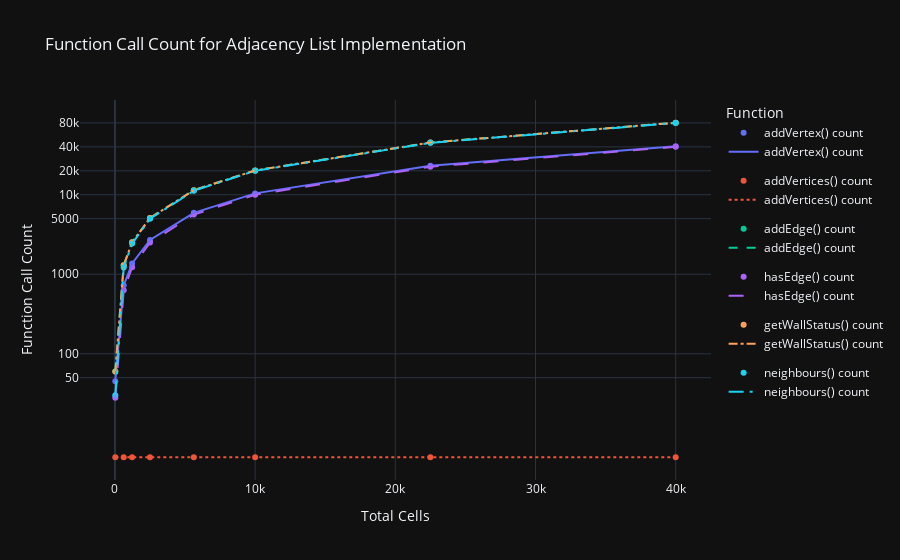

Notebook code for this chart:
### Code cell
# Desired functions
functions = ['addVertex() count', 'addVertices() count', 'addEdge() count', 'hasEdge() count', 'getWallStatus() count', 'neighbours() count']

# Line styles and widths for each function
line_styles = ['solid', 'dot', 'dash', 'longdash', 'dashdot', 'longdashdot', '5px 10px 2px 2px', '10% 20% 40%']
line_widths = [2, 2, 2, 2, 2, 2, 2, 2]

# Create a scatter plot
fig_scatter = px.scatter(
    data_frame=adjListFunctionsDF,
    x='totalCells',
    y=functions,
    labels={'totalCells': 'Total Cells', 'addVertex() count': 'addVertex() count', 'addVertices() count': 'addVertices() count', 'addEdge() count': 'addEdge() count', 'hasEdge() count': 'hasEdge() count', 'getWallStatus() count': 'getWallStatus() count', 'neighbours() count': 'neighbours() count'},
    title='Total Cells vs. Average Runtime for Selected Adjacency Matrix Functions',
)

# Create a line plot with different line styles and widths
fig_line = px.line(
    data_frame=adjListFunctionsDF,
    x='totalCells',
    y=functions,
    labels={'totalCells': 'Total Cells', 'addVertex() count': 'addVertex() count', 'addVertices() count': 'addVertices() count', 'addEdge() count': 'addEdge() count', 'hasEdge() count': 'hasEdge() count', 'getWallStatus() count': 'getWallStatus() count', 'neighbours() count': 'neighbours() count'},
)

# Combine the scatter and line plots
fig_combine = go.Figure(data=fig_scatter.data + fig_line.data)

# Line styles and widths for each trace
for i, trace in enumerate(fig_combine.data[len(functions):]):
    trace.line.dash = line_styles[i]
    trace.line.width = line_widths[i]

# Update layout with logarithmic y-axis and scientific notation
fig_combine.update_layout(
    template='plotly_dark',
    title='Function Call Count for Adjacency List Implementation',
    xaxis_title='Total Cells',
    yaxis_title='Function Call Count',
    legend_title='Function',
    yaxis_type='log',
    yaxis_tickvals=[0, 1, 50, 100, 1000, 5000, 10000, 20000, 40000, 80000],  # tick values
    hoverlabel=dict(namelength=-1)
)

fig_combine.show()

### Figure 1 — Plotly figure (JSON) as saved in the notebook; plotly's stock layout.template omitted (floating-point values rounded to 4 significant figures)
{"data": [{"hovertemplate": "variable=addVertex() count<br>Total Cells=%{x}<br>value=%{y}<extra></extra>", "legendgroup": "addVertex() count", "marker": {"color": "#636efa", "symbol": "circle"}, "mode": "markers", "name": "addVertex() count", "orientation": "v", "showlegend": true, "type": "scatter", "x": [25, 625, 1225, 2500, 5625, 10000, 22500, 40000], "xaxis": "x", "y": [45, 725, 1365, 2700, 5925, 10400, 23100, 40800], "yaxis": "y"}, {"hovertemplate": "variable=addVertices() count<br>Total Cells=%{x}<br>value=%{y}<extra></extra>", "legendgroup": "addVertices() count", "marker": {"color": "#EF553B", "symbol": "circle"}, "mode": "markers", "name": "addVertices() count", "orientation": "v", "showlegend": true, "type": "scatter", "x": [25, 625, 1225, 2500, 5625, 10000, 22500, 40000], "xaxis": "x", "y": [5, 5, 5, 5, 5, 5, 5, 5], "yaxis": "y"}, {"hovertemplate": "variable=addEdge() count<br>Total Cells=%{x}<br>value=%{y}<extra></extra>", "legendgroup": "addEdge() count", "marker": {"color": "#00cc96", "symbol": "circle"}, "mode": "markers", "name": "addEdge() count", "orientation": "v", "showlegend": true, "type": "scatter", "x": [25, 625, 1225, 2500, 5625, 10000, 22500, 40000], "xaxis": "x", "y": [60, 1300, 2520, 5100, 11400, 20200, 45300, 80400], "yaxis": "y"}, {"hovertemplate": "variable=hasEdge() count<br>Total Cells=%{x}<br>value=%{y}<extra></extra>", "legendgroup": "hasEdge() count", "marker": {"color": "#ab63fa", "symbol": "circle"}, "mode": "markers", "name": "hasEdge() count", "orientation": "v", "showlegend": true, "type": "scatter", "x": [25, 625, 1225, 2500, 5625, 10000, 22500, 40000], "xaxis": "x", "y": [28, 628, 1228, 2503, 5628, 10003, 22503, 40003], "yaxis": "y"}, {"hovertemplate": "variable=getWallStatus() count<br>Total Cells=%{x}<br>value=%{y}<extra></extra>", "legendgroup": "getWallStatus() count", "marker": {"color": "#FFA15A", "symbol": "circle"}, "mode": "markers", "name": "getWallStatus() count", "orientation": "v", "showlegend": true, "type": "scatter", "x": [25, 625, 1225, 2500, 5625, 10000, 22500, 40000], "xaxis": "x", "y": [60, 1300, 2520, 5100, 11400, 20200, 45300, 80400], "yaxis": "y"}, {"hovertemplate": "variable=neighbours() count<br>Total Cells=%{x}<br>value=%{y}<extra></extra>", "legendgroup": "neighbours() count", "marker": {"color": "#19d3f3", "symbol": "circle"}, "mode": "markers", "name": "neighbours() count", "orientation": "v", "showlegend": true, "type": "scatter", "x": [25, 625, 1225, 2500, 5625, 10000, 22500, 40000], "xaxis": "x", "y": [30, 1213, 2432, 4988, 11222, 19968, 44938, 79920], "yaxis": "y"}, {"hovertemplate": "variable=addVertex() count<br>Total Cells=%{x}<br>value=%{y}<extra></extra>", "legendgroup": "addVertex() count", "line": {"color": "#636efa", "dash": "solid", "width": 2}, "marker": {"symbol": "circle"}, "mode": "lines", "name": "addVertex() count", "orientation": "v", "showlegend": true, "type": "scatter", "x": [25, 625, 1225, 2500, 5625, 10000, 22500, 40000], "xaxis": "x", "y": [45, 725, 1365, 2700, 5925, 10400, 23100, 40800], "yaxis": "y"}, {"hovertemplate": "variable=addVertices() count<br>Total Cells=%{x}<br>value=%{y}<extra></extra>", "legendgroup": "addVertices() count", "line": {"color": "#EF553B", "dash": "dot", "width": 2}, "marker": {"symbol": "circle"}, "mode": "lines", "name": "addVertices() count", "orientation": "v", "showlegend": true, "type": "scatter", "x": [25, 625, 1225, 2500, 5625, 10000, 22500, 40000], "xaxis": "x", "y": [5, 5, 5, 5, 5, 5, 5, 5], "yaxis": "y"}, {"hovertemplate": "variable=addEdge() count<br>Total Cells=%{x}<br>value=%{y}<extra></extra>", "legendgroup": "addEdge() count", "line": {"color": "#00cc96", "dash": "dash", "width": 2}, "marker": {"symbol": "circle"}, "mode": "lines", "name": "addEdge() count", "orientation": "v", "showlegend": true, "type": "scatter", "x": [25, 625, 1225, 2500, 5625, 10000, 22500, 40000], "xaxis": "x", "y": [60, 1300, 2520, 5100, 11400, 20200, 45300, 80400], "yaxis": "y"}, {"hovertemplate": "variable=hasEdge() count<br>Total Cells=%{x}<br>value=%{y}<extra></extra>", "legendgroup": "hasEdge() count", "line": {"color": "#ab63fa", "dash": "longdash", "width": 2}, "marker": {"symbol": "circle"}, "mode": "lines", "name": "hasEdge() count", "orientation": "v", "showlegend": true, "type": "scatter", "x": [25, 625, 1225, 2500, 5625, 10000, 22500, 40000], "xaxis": "x", "y": [28, 628, 1228, 2503, 5628, 10003, 22503, 40003], "yaxis": "y"}, {"hovertemplate": "variable=getWallStatus() count<br>Total Cells=%{x}<br>value=%{y}<extra></extra>", "legendgroup": "getWallStatus() count", "line": {"color": "#FFA15A", "dash": "dashdot", "width": 2}, "marker": {"symbol": "circle"}, "mode": "lines", "name": "getWallStatus() count", "orientation": "v", "showlegend": true, "type": "scatter", "x": [25, 625, 1225, 2500, 5625, 10000, 22500, 40000], "xaxis": "x", "y": [60, 1300, 2520, 5100, 11400, 20200, 45300, 80400], "yaxis": "y"}, {"hovertemplate": "variable=neighbours() count<br>Total Cells=%{x}<br>value=%{y}<extra></extra>", "legendgroup": "neighbours() count", "line": {"color": "#19d3f3", "dash": "longdashdot", "width": 2}, "marker": {"symbol": "circle"}, "mode": "lines", "name": "neighbours() count", "orientation": "v", "showlegend": true, "type": "scatter", "x": [25, 625, 1225, 2500, 5625, 10000, 22500, 40000], "xaxis": "x", "y": [30, 1213, 2432, 4988, 11222, 19968, 44938, 79920], "yaxis": "y"}], "layout": {"autosize": true, "hoverlabel": {"namelength": -1}, "legend": {"title": {"text": "Function"}}, "title": {"text": "Function Call Count for Adjacency List Implementation"}, "xaxis": {"autorange": true, "range": [-2330.0, 42360.0], "title": {"text": "Total Cells"}, "type": "linear"}, "yaxis": {"autorange": true, "range": [0.3518, 5.252], "tickvals": [0, 1, 50, 100, 1000, 5000, 10000, 20000, 40000, 80000], "title": {"text": "Function Call Count"}, "type": "log"}}}
